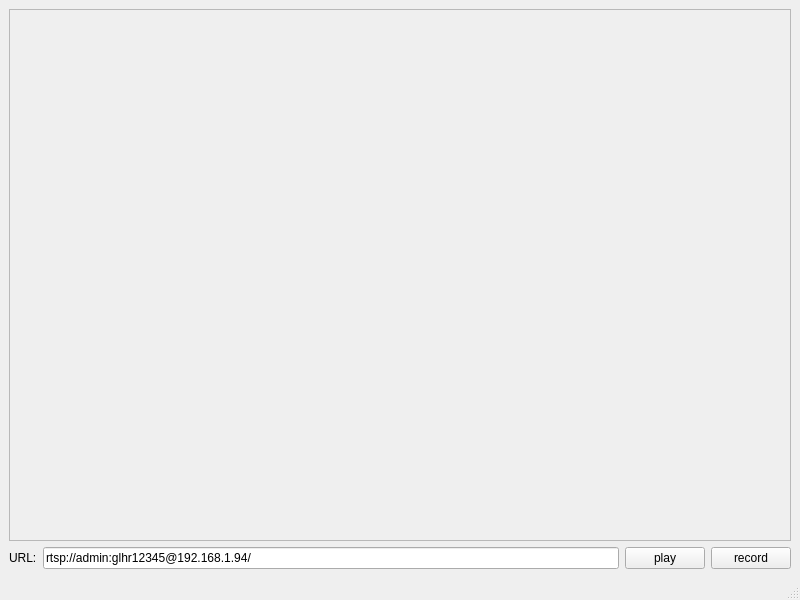
<?xml version="1.0" encoding="UTF-8"?>
<ui version="4.0">
 <class>ViedoFrame</class>
 <widget class="QMainWindow" name="ViedoFrame">
  <property name="geometry">
   <rect>
    <x>0</x>
    <y>0</y>
    <width>800</width>
    <height>600</height>
   </rect>
  </property>
  <property name="windowTitle">
   <string>MainWindow</string>
  </property>
  <widget class="QWidget" name="centralwidget">
   <layout class="QVBoxLayout" name="verticalLayout" stretch="9,1">
    <item>
     <widget class="QFrame" name="frame">
      <property name="frameShape">
       <enum>QFrame::StyledPanel</enum>
      </property>
      <property name="frameShadow">
       <enum>QFrame::Raised</enum>
      </property>
     </widget>
    </item>
    <item>
     <layout class="QHBoxLayout" name="horizontalLayout">
      <item>
       <widget class="QLabel" name="label_url">
        <property name="text">
         <string>URL:</string>
        </property>
       </widget>
      </item>
      <item>
       <widget class="QLineEdit" name="lineEdit_url">
        <property name="text">
         <string>rtsp://admin:glhr12345@192.168.1.94/</string>
        </property>
       </widget>
      </item>
      <item>
       <widget class="QPushButton" name="pushButton_play">
        <property name="text">
         <string>play</string>
        </property>
       </widget>
      </item>
      <item>
       <widget class="QPushButton" name="pushButton_record">
        <property name="text">
         <string>record</string>
        </property>
       </widget>
      </item>
     </layout>
    </item>
   </layout>
  </widget>
  <widget class="QMenuBar" name="menubar">
   <property name="geometry">
    <rect>
     <x>0</x>
     <y>0</y>
     <width>800</width>
     <height>23</height>
    </rect>
   </property>
  </widget>
  <widget class="QStatusBar" name="statusbar"/>
 </widget>
 <resources/>
 <connections/>
</ui>
